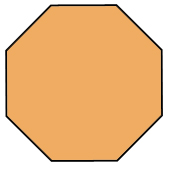
#> input picture Harris_Corner_Detector/octagon.png, 175 x 171 px
$ jupyter execute Harris_Corner_Detector.ipynb
#> lines starting #> are read from the running program, lines starting #| are printed output that depends on the picture; after the words box and inside, x2 and y2 are one past the last pixel; in counts of white or black regions, pixels touching at a corner belong together
[cell 1]
import os
print(os.getcwd())

import numpy as np
import cv2

#Read image
img = cv2.imread("octagon.png")
#> img is the input picture: shape (171, 175, 3); mean B, G, R 144.7, 192.7, 237.3
img_gray = cv2.cvtColor(img, cv2.COLOR_BGR2GRAY) if len(img.shape) == 3 else img
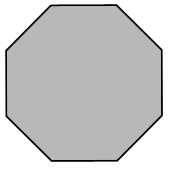
#> img_gray: shape (171, 175); min 0, max 255, mean 200.6
cv2.imwrite("gray_octagon.png", img_gray)
#> Out = True

[cell 2]
"""Harris Corner Detection"""

def find_corners(img):
    """Find corners in an image using Harris corner detection method."""

    # Convert to grayscale, if necessary
    img_gray = cv2.cvtColor(img, cv2.COLOR_BGR2GRAY) if len(img.shape) == 3 else img

    # Compute Harris corner detector response (params: block size, Sobel aperture, Harris alpha)
    h_response = cv2.cornerHarris(img_gray, 4, 5, 0.04) #play with 4,5 values (ideal values to detect all 8 corners)
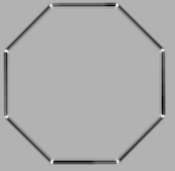
#> h_response: shape (171, 175) float32; min -0.693, max 0.296, mean -0.0237; drawn with min black and max white

    # Display Harris response image
    h_min, h_max, _, _ = cv2.minMaxLoc(h_response)  # for thresholding, display scaling
#> h_min = -0.693; h_max = 0.296
    #cv2.imshow("Harris response", np.uint8((h_response - h_min) * (255.0 / (h_max - h_min))))
    cv2.imwrite("Harris_response.png", np.uint8((h_response - h_min) * (255.0 / (h_max - h_min))))

    # Select corner pixels above threshold
    h_thresh = 0.01 * h_max
#> h_thresh = 0.00296
    _, h_selected = cv2.threshold(h_response, h_thresh, 1, cv2.THRESH_TOZERO)
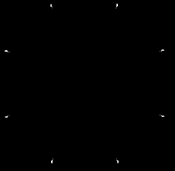
#> h_selected: shape (171, 175) float32; min 0, max 0.296, mean 0.000349; drawn with min black and max white

    # Pick corner pixels that are local maxima
    nhood_size = 5  # neighborhood size for non-maximal suppression (odd)
    nhood_r = int(nhood_size / 2)  # neighborhood radius = size / 2
    corners = []  # list of corner locations as (x, y, response) tuples
    for y in range(h_selected.shape[0]):
        for x in range(h_selected.shape[1]):
            if h_selected.item(y, x):
                h_value = h_selected.item(y, x)  # response value at (x, y)
                nhood = h_selected[(y - nhood_r):(y + nhood_r + 1), (x - nhood_r):(x + nhood_r + 1)]
                if not nhood.size:
                    continue  # skip empty neighborhoods (which can happen at edges)
                local_max = np.amax(nhood)  # compute neighborhood maximum
                if h_value == local_max:
                    corners.append((x, y, h_value))  # add to list of corners
                    h_selected[(y - nhood_r):(y + nhood_r), (x - nhood_r):(x + nhood_r)] = 0  # clear
                    h_selected.itemset((y, x), h_value)  # retain maxima value to suppress others
#> h_selected: shape (171, 175) float32; 0.21% of pixels changed, all inside (x1, y1, x2, y2) = (4, 3, 164, 163)
#> after the loop, corners = [(51, 5, 0.219), (117, 5, 0.292), (6, 50, 0.265), (162, 50, 0.242), (159, 51, 0.0416), (6, 116, 0.208), (162, 116, 0.258), (51, 161, 0.296), (117, 161, 0.226)]

    h_suppressed = np.uint8((h_selected - h_thresh) * (255.0 / (h_max - h_thresh)))
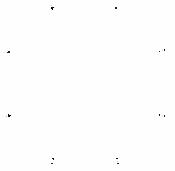
#> h_suppressed: shape (171, 175); min 0, max 255, mean 253.7
    cv2.imwrite("Suppressed_Harris_response.png", h_suppressed)
    return corners

[cell 3]
def test():
    """Test find_corners() with sample input."""

    # Read image
    img = cv2.imread("octagon.png")
    #cv2.imwrite("Save_sameImage.png", img)

    # Find corners
    corners = find_corners(img)
    print("\n".join("{} {}".format(corner[0], corner[1]) for corner in corners))
#| 51 5
#| 117 5
#| 6 50
#| 162 50
#| 159 51
#| 6 116
#| 162 116
#| 51 161
#| 117 161

    # Display output image with corners highlighted
    img_out = img.copy()
    for (x, y, resp) in corners:
        cv2.circle(img_out, (x, y), 1, (0, 0, 255), -1)  # red dot (BGR)
        cv2.circle(img_out, (x, y), 5, (0, 255, 0), 1)  # green circle
#> this loop made 9 passes
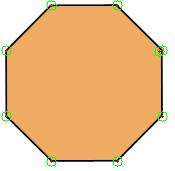
#> img_out: shape (171, 175, 3); 0.97% of pixels changed, all inside (x1, y1, x2, y2) = (1, 0, 168, 167)
    #cv2.imshow("Output", img_out)
    cv2.imwrite("All_Corners_Detected.png", img_out)
